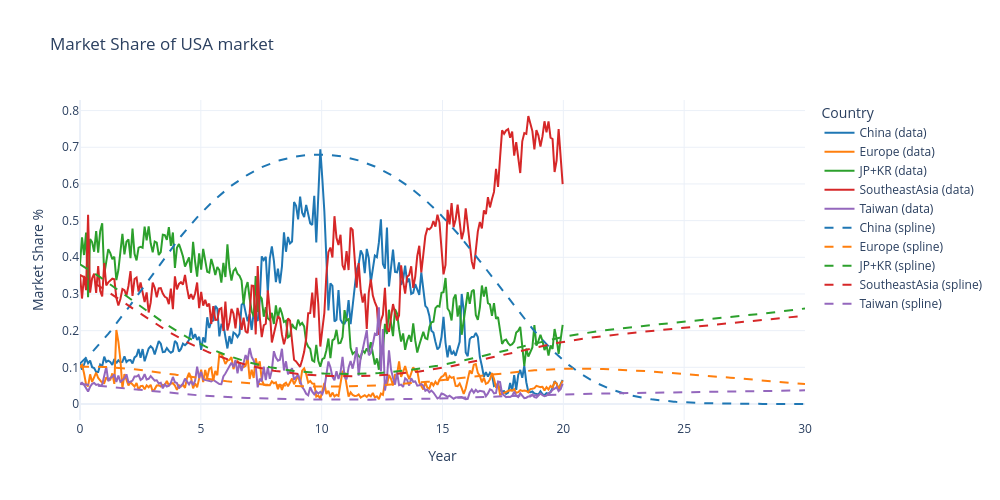

Source (notebook cell):
### Code cell
# plot results
results = [X, Y, Z, W, H]

# Define a consistent color for each country
color_map = {
    "China": "#1f77b4",        # Blue
    "Europe": "#ff7f0e",       # Orange
    "JP+KR": "#2ca02c",        # Green
    "SoutheastAsia": "#d62728",# Red
    "Taiwan": "#9467bd"        # Purple
}

fig = go.Figure()

for country in countries:
    fig.add_trace(go.Scatter(
        x=t_eval,
        y=market_shares[country],
        mode='lines',
        name=f'{country} (data)',
        line=dict(color=color_map[country], width=2)
    ))
for i, country in enumerate(countries):
    fig.add_trace(go.Scatter(
        x=t_eval,
        y=results[i],
        mode='lines',
        name=f'{country} (spline)',
        line=dict(color=color_map[country], dash='dash')
    ))

# Layout
fig.update_layout(
    title='Market Share of USA market',
    xaxis_title='Year',
    yaxis_title='Market Share %',
    width=1000,
    height=500,
    legend_title='Country',
    hovermode='x unified',
    template='plotly_white'
)

fig.show()

### Figure 1 — Plotly figure (JSON) as saved in the notebook; plotly's stock layout.template omitted (floating-point values rounded to 4 significant figures; data arrays with more than 128 entries replaced by an {"elided": "..."} marker saying what was removed)
{"data": [{"line": {"color": "#1f77b4", "width": 2}, "mode": "lines", "name": "China (data)", "type": "scatter", "x": {"elided": "360 float values"}, "y": {"elided": "240 float values"}}, {"line": {"color": "#ff7f0e", "width": 2}, "mode": "lines", "name": "Europe (data)", "type": "scatter", "x": {"elided": "360 float values"}, "y": {"elided": "240 float values"}}, {"line": {"color": "#2ca02c", "width": 2}, "mode": "lines", "name": "JP+KR (data)", "type": "scatter", "x": {"elided": "360 float values"}, "y": {"elided": "240 float values"}}, {"line": {"color": "#d62728", "width": 2}, "mode": "lines", "name": "SoutheastAsia (data)", "type": "scatter", "x": {"elided": "360 float values"}, "y": {"elided": "240 float values"}}, {"line": {"color": "#9467bd", "width": 2}, "mode": "lines", "name": "Taiwan (data)", "type": "scatter", "x": {"elided": "360 float values"}, "y": {"elided": "240 float values"}}, {"line": {"color": "#1f77b4", "dash": "dash"}, "mode": "lines", "name": "China (spline)", "type": "scatter", "x": {"elided": "360 float values"}, "y": {"elided": "360 float values"}}, {"line": {"color": "#ff7f0e", "dash": "dash"}, "mode": "lines", "name": "Europe (spline)", "type": "scatter", "x": {"elided": "360 float values"}, "y": {"elided": "360 float values"}}, {"line": {"color": "#2ca02c", "dash": "dash"}, "mode": "lines", "name": "JP+KR (spline)", "type": "scatter", "x": {"elided": "360 float values"}, "y": {"elided": "360 float values"}}, {"line": {"color": "#d62728", "dash": "dash"}, "mode": "lines", "name": "SoutheastAsia (spline)", "type": "scatter", "x": {"elided": "360 float values"}, "y": {"elided": "360 float values"}}, {"line": {"color": "#9467bd", "dash": "dash"}, "mode": "lines", "name": "Taiwan (spline)", "type": "scatter", "x": {"elided": "360 float values"}, "y": {"elided": "360 float values"}}], "layout": {"height": 500, "hovermode": "x unified", "legend": {"title": {"text": "Country"}}, "title": {"text": "Market Share of USA market"}, "width": 1000, "xaxis": {"title": {"text": "Year"}}, "yaxis": {"title": {"text": "Market Share %"}}}}
